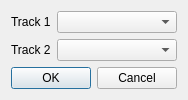
<?xml version="1.0" encoding="UTF-8"?>
<ui version="4.0">
 <class>SwapTracksDialog</class>
 <widget class="QDialog" name="SwapTracksDialog">
  <property name="geometry">
   <rect>
    <x>0</x>
    <y>0</y>
    <width>174</width>
    <height>95</height>
   </rect>
  </property>
  <property name="windowTitle">
   <string>Swap Tracks</string>
  </property>
  <layout class="QVBoxLayout" name="verticalLayout">
   <item>
    <layout class="QFormLayout" name="formLayout">
     <item row="0" column="0">
      <widget class="QLabel" name="track1Label">
       <property name="text">
        <string>Track 1</string>
       </property>
      </widget>
     </item>
     <item row="0" column="1">
      <widget class="QComboBox" name="track1ComboBox"/>
     </item>
     <item row="1" column="0">
      <widget class="QLabel" name="track2Label">
       <property name="text">
        <string>Track 2</string>
       </property>
      </widget>
     </item>
     <item row="1" column="1">
      <widget class="QComboBox" name="track2ComboBox"/>
     </item>
    </layout>
   </item>
   <item>
    <widget class="QDialogButtonBox" name="buttonBox">
     <property name="orientation">
      <enum>Qt::Horizontal</enum>
     </property>
     <property name="standardButtons">
      <set>QDialogButtonBox::Cancel|QDialogButtonBox::Ok</set>
     </property>
    </widget>
   </item>
  </layout>
 </widget>
 <resources/>
 <connections>
  <connection>
   <sender>buttonBox</sender>
   <signal>accepted()</signal>
   <receiver>SwapTracksDialog</receiver>
   <slot>accept()</slot>
   <hints>
    <hint type="sourcelabel">
     <x>248</x>
     <y>254</y>
    </hint>
    <hint type="destinationlabel">
     <x>157</x>
     <y>274</y>
    </hint>
   </hints>
  </connection>
  <connection>
   <sender>buttonBox</sender>
   <signal>rejected()</signal>
   <receiver>SwapTracksDialog</receiver>
   <slot>reject()</slot>
   <hints>
    <hint type="sourcelabel">
     <x>316</x>
     <y>260</y>
    </hint>
    <hint type="destinationlabel">
     <x>286</x>
     <y>274</y>
    </hint>
   </hints>
  </connection>
 </connections>
</ui>
